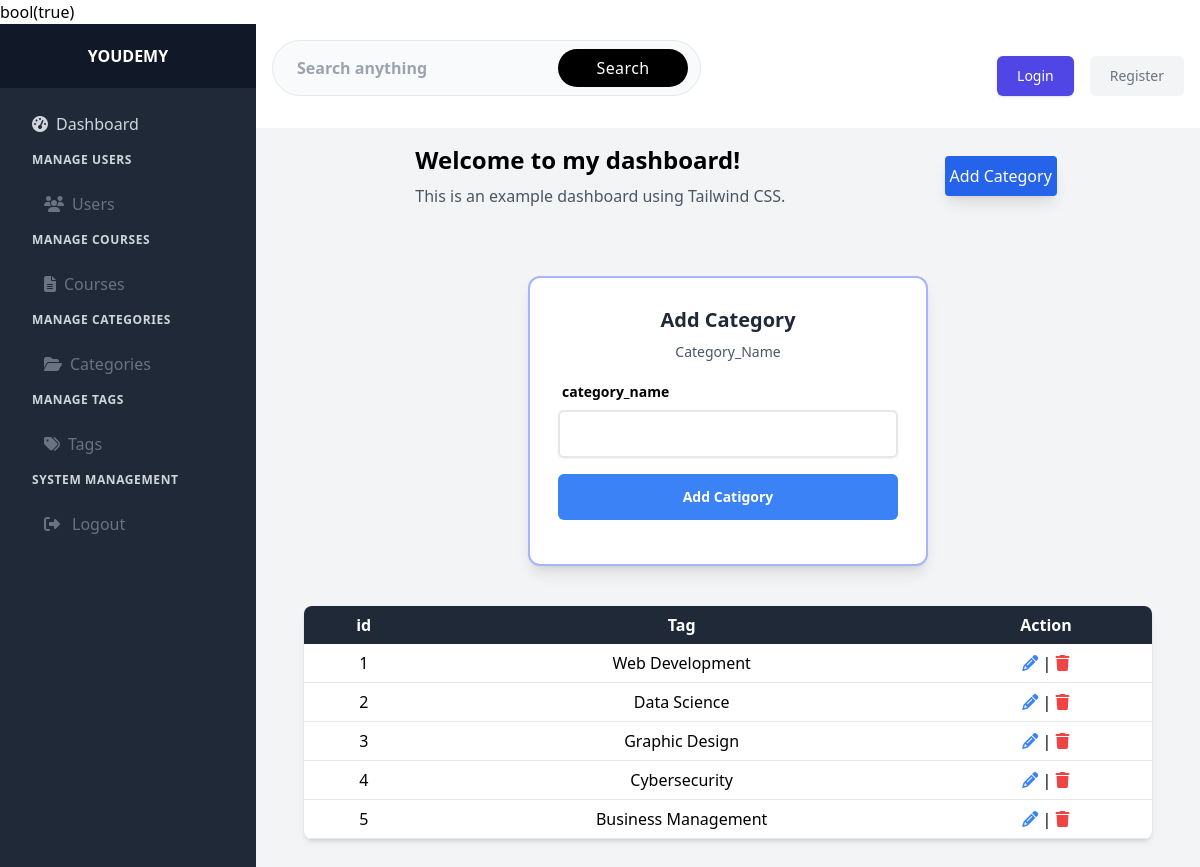
The app's page /app/views/Admin/dashboard/categories/category.php?id=1 with its own data.
### tables this page shows
CREATE TABLE categories (
    id BIGINT PRIMARY KEY AUTO_INCREMENT,
    categorie_name TEXT NOT NULL
);

### app/config/OrmMethodes.php (called while the page is built, shortened)
<?php
class OrmMethodes{
public static function getData($table,$condetion = ''){
    $conn = Database::getInstanse()->getConnection();
    $query = "SELECT * FROM $table $condetion";
    $stmt = $conn->prepare($query);
    $stmt->execute();
    $users = $stmt->fetchAll();
    return $users;
   }
}

### app/models/Categories.php (called while the page is built, shortened)
<?php
class Categories{
    private $table = "categories";
    public function showCategory(){
        $category = OrmMethodes::getData($this->table);
        return $category;
    }
}

### app/controllers/CategoriesController.php (called while the page is built, shortened)
<?php
class CategoriesController extends Categories {
    public function show(){
        $Categories = $this->showCategory();
        return $Categories;
    }
    public function destroy(){
        if(isset($_GET['id'])){
              $id = $_GET['id'];
              $destroy=$this->deleteCategory($id);
              return $destroy;
              var_dump($destroy);
        }
      }
    }

### app/views/Admin/dashboard/categories/category.php (the view, shortened to what this page needs)
<?php
$NewCaty = new CategoriesController();
$categories = $NewCaty->show();
$destroy=$NewCaty->destroy();
var_dump($destroy);
 ?>
<!DOCTYPE html>
<html lang="en">
<head>
    <script src="https://cdn.tailwindcss.com"></script>
</head>
<body>
    <div class="flex h-screen bg-gray-100">
        <div class="hidden md:flex flex-col w-64 bg-gray-800">
            <div class="flex items-center justify-center h-16 bg-gray-900">
                <span class="text-white font-bold uppercase">YouDemy</span>
            </div>
            <div class="flex flex-col flex-1 overflow-y-auto">
                <nav class="flex-1 px-4 py-4">
                    <a href="../../dashboard.php"
                        class="flex items-center px-4 py-2 text-gray-300 hover:bg-gray-700 rounded-md">
                        <i class="fas fa-tachometer-alt mr-2"></i> Dashboard
                    </a>
                    <h3 class="px-4 py-2 text-xs uppercase tracking-wider text-gray-300 font-bold">Manage Users</h3>
                    <a href="../users/user.php"
                        class="flex items-center px-4 py-2 mt-2 ml-3 text-gray-500 hover:bg-gray-700 rounded-md">
                        <i class="fas fa-users mr-2"></i> Users
                    </a>
                    <h3 class="px-4 py-2 text-xs uppercase tracking-wider text-gray-300 font-bold">Manage Courses</h3>
                    <a href="../courses/course.php"
                        class="flex items-center px-4 py-2 mt-2 ml-3 text-gray-500 hover:bg-gray-700 rounded-md">
                        <i class="fas fa-file-alt mr-2"></i> Courses
                    </a>
                    <h3 class="px-4 py-2 text-xs uppercase tracking-wider text-gray-300 font-bold">Manage Categories
                    </h3>
                    <a href="../categories/category.php"
                        class="flex items-center px-4 py-2 mt-2 ml-3 text-gray-500 hover:bg-gray-700 rounded-md">
                        <i class="fas fa-folder-open mr-2"></i> Categories
                    </a>
                    <h3 class="px-4 py-2 text-xs uppercase tracking-wider text-gray-300 font-bold">Manage Tags
                    </h3>
                    <a href="../tags/tag.php"
                        class="flex items-center px-4 py-2 mt-2 ml-3 text-gray-500 hover:bg-gray-700 rounded-md">
                        <i class="fas fa-tags mr-2"></i> Tags
                    </a>
                    <h3 class="px-4 py-2 text-xs uppercase tracking-wider text-gray-300 font-bold">System Management
                    </h3>
                    <form method='POST'
                        class="flex items-center gap-3 px-4 py-2 mt-2 ml-3 text-gray-500 hover:bg-gray-700 rounded-md">
                        <i class="fa-solid fa-right-from-bracket"></i>
                        <button type="submit" name="logout">Logout</button>
                    </form>
                </nav>
            </div>
        </div>
        <div class="flex flex-col flex-1 overflow-y-auto">
            <div class="bg-white border-gray-200 dark:bg-gray-900">
                <div class="max-w-screen-xl flex flex-wrap items-center justify-between mx-auto p-4">
                    <div class="flex items-center md:order-2 space-x-3 md:space-x-0 rtl:space-x-reverse">
                        <div class="flex items-center gap-4">
                            <?php if(isset($_SESSION['role'])){ ?>
                            <?php  if($_SESSION['role'] == 'Admin' || $_SESSION['role'] == 'Student' || $_SESSION['role'] == 'Teacher') { ?>
                            <button type="button"
                                class="flex text-sm bg-gray-800 rounded-full md:me-0 focus:ring-4 focus:ring-gray-300 dark:focus:ring-gray-600"
                                id="user-menu-button" aria-expanded="false" data-dropdown-toggle="user-dropdown"
                                data-dropdown-placement="bottom">
                                <span class="sr-only">Open user menu</span>
                                <img class="w-8 h-8 rounded-full" src="https://tailwindcss.com/img/jonathan.jpg"
                                    alt="user photo">
                            </button>
                            <?php } ?>
                            <?php } else {?>
                            <div class="sm:flex sm:gap-4">
                                <a class="rounded-md bg-indigo-600 hover:bg-indigo-700 px-5 py-2.5 text-sm font-medium text-white shadow inline-block"
                                    href="app/views/Auth/Login.php">
                                    Login
                                </a>
                                <div class="hidden sm:flex">
                                    <a class="rounded-md bg-gray-100 px-5 py-2.5 text-sm font-medium text-gray-500 hover:bg-indigo-700 hover:text-white"
                                        href="app/views/Auth/SignUp.php">
                                        Register
                                    </a>
                                </div>
                            </div>
                            <?php } ?>
                        </div>
                    </div>
                    <div class="items-center justify-between hidden w-full md:flex md:w-auto md:order-1"
                        id="navbar-user">
                        <form class="mx-auto max-w-xl py-2 px-6 rounded-full bg-gray-50 border flex focus-within:border-gray-300">
                           <input type="text" placeholder="Search anything" class="bg-transparent w-full focus:outline-none pr-4 font-semibold border-0 focus:ring-0 px-0 py-0" name="topic"><button class="flex flex-row items-center justify-center min-w-[130px] px-4 rounded-full font-medium tracking-wide border disabled:cursor-not-allowed disabled:opacity-50 transition ease-in-out duration-150 text-base bg-black text-white font-medium tracking-wide border-transparent py-1.5 h-[38px] -mr-3" >
                               Search
                          </button>
                        </form>
                    </div>
                </div>
            </div>
            <div class="flex justify-evenly items-center ">
                <div class="p-4">
                    <h1 class="text-2xl font-bold">Welcome to my dashboard!</h1>
                    <p class="mt-2 text-gray-600">This is an example dashboard using Tailwind CSS.</p>
                </div>
                <div class="btnAjouter">
                    <button id="btnAjouter" class="h-10 w-28 bg-blue-600 text-white rounded shadow-lg">Add Category</button>
                </div>
            </div>
            <div class="flex-col w-full max-w-7xl mx-auto px-4 sm:px-6 lg:px-8">
              <div id="content" role="main" class="w-full max-w-md mx-auto p-6">
                    <div class="mt-7 bg-white  rounded-xl shadow-lg dark:bg-gray-800 dark:border-gray-700 border-2 border-indigo-300">
                        <div class="p-4 sm:p-7">
                            <div class="text-center">
                                <h1 class="block text-xl font-bold text-gray-800 dark:text-white">Add Category</h1>
                                <p class="mt-2 text-sm text-gray-600 dark:text-gray-400">
                                    Category_Name
                                </p>
                            </div>
                            <div class="mt-5">
                                <form method="POST">
                                    <div class="grid gap-y-4">
                                        <div>
                                            <label for="category_name"
                                                class="block text-sm font-bold ml-1 mb-2 dark:text-white">category_name</label>
                                            <div class="relative">
                                                <input type="category_name" id="category_name" name="category_name"
                                                    class="py-3 px-4 block w-full border-2 border-gray-200 rounded-md text-sm focus:border-blue-500 focus:ring-blue-500 shadow-sm"
                                                    required aria-describedby="category_name-error">
                                            </div>
                                        </div>
                                        <button type="submit" name="addCatgory"
                                            class="py-3 px-4 inline-flex justify-center items-center gap-2 rounded-md border border-transparent font-semibold bg-blue-500 text-white hover:bg-blue-600 focus:outline-none focus:ring-2 focus:ring-blue-500 focus:ring-offset-2 transition-all text-sm dark:focus:ring-offset-gray-800">Add
                                            Catigory</button>
                                    </div>
                                </form>
                            </div>
                        </div>
                    </div>
                </div>
                <div class="container w-full mx-auto p-4">
                    <table class="min-w-full bg-white shadow-md rounded-lg overflow-hidden">
                        <thead class="bg-gray-800 text-white">
                            <tr>
                                <th class="py-2 px-4">id</th>
                                <th class="py-2 px-4">Tag</th>
                                <th class="py-2 px-4">Action</th>
                            </tr>
                        </thead>
                        <tbody>
                            <?php
                    if ($categories) {
                      foreach($categories as $categorie){
                  ?>
                            <tr class="border-b">
                                <td class="py-2 px-4 text-center"><?= $categorie['id']; ?></td>
                                <td class="py-2 px-4 text-center"><?= $categorie['categorie_name']; ?></td>
                                <td class="py-2 px-4 text-center">
                                    <a href="update.php?id=<?= $categorie['id']; ?>" class="text-blue-500 hover:underline"><i
                                            class="fa-solid fa-pencil"></i>
                                    </a> |
                                    <a href="category.php?id=<?= $categorie['id']; ?>"
                                        onclick="return confirm('Are you sure you want to delete this player?')"
                                        class="text-red-500 hover:underline"><i class="fa-solid fa-trash"></i>
                                    </a>
                                </td>
                            </tr>
                            <?php
                      }
                      } else {
                      echo "<tr><td colspan='8' class='py-2 px-4 text-center'>No data available</td></tr>";
                      }
                    ?>
                        </tbody>
                    </table>
                </div>
              </div>
            </div>
        </div>
</body>
</html>

### records on screen
categories: id "1", categorie_name "Web Development"
categories: id "2", categorie_name "Data Science"
categories: id "3", categorie_name "Graphic Design"
categories: id "4", categorie_name "Cybersecurity"
categories: id "5", categorie_name "Business Management"
